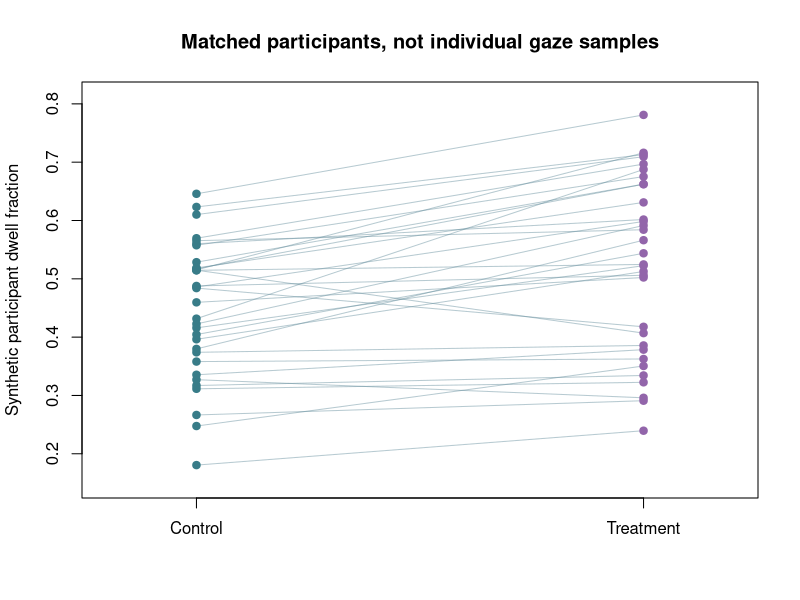
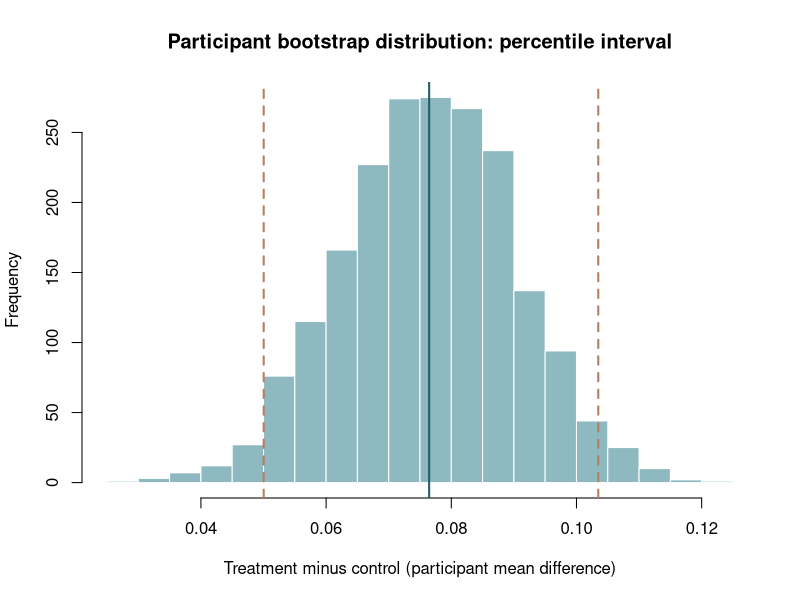

The R script that drew these images, in order:
## ---- chunk 1
set.seed(20261009)
n <- 32L
baseline <- stats::rnorm(n, mean = .48, sd = .11)
treatment <- baseline + stats::rnorm(n, mean = .09, sd = .07)
graphics::plot(
  NA, xlim = c(.8, 2.2),
  ylim = range(baseline, treatment) + c(-.03, .03),
  xaxt = "n", xlab = "", ylab = "Synthetic participant dwell fraction",
  main = "Matched participants, not individual gaze samples"
)
graphics::axis(1, at = 1:2, labels = c("Control", "Treatment"))
graphics::segments(
  1, baseline, 2, treatment,
  col = grDevices::adjustcolor("#608B9A", alpha.f = .45)
)
graphics::points(rep(1, n), baseline, pch = 19, col = "#387C88")
graphics::points(rep(2, n), treatment, pch = 19, col = "#9265AA")
## ---- chunk 2
difference <- treatment - baseline
resampled <- replicate(
  2000L, mean(sample(difference, size = length(difference), replace = TRUE))
)
bounds <- stats::quantile(resampled, c(.025, .975))
graphics::hist(
  resampled, breaks = 25, col = "#8EB9C1", border = "white",
  xlab = "Treatment minus control (participant mean difference)",
  main = "Participant bootstrap distribution: percentile interval"
)
graphics::abline(v = mean(difference), col = "#245E69", lwd = 2)
graphics::abline(v = bounds, col = "#B57D61", lty = 2, lwd = 2)
